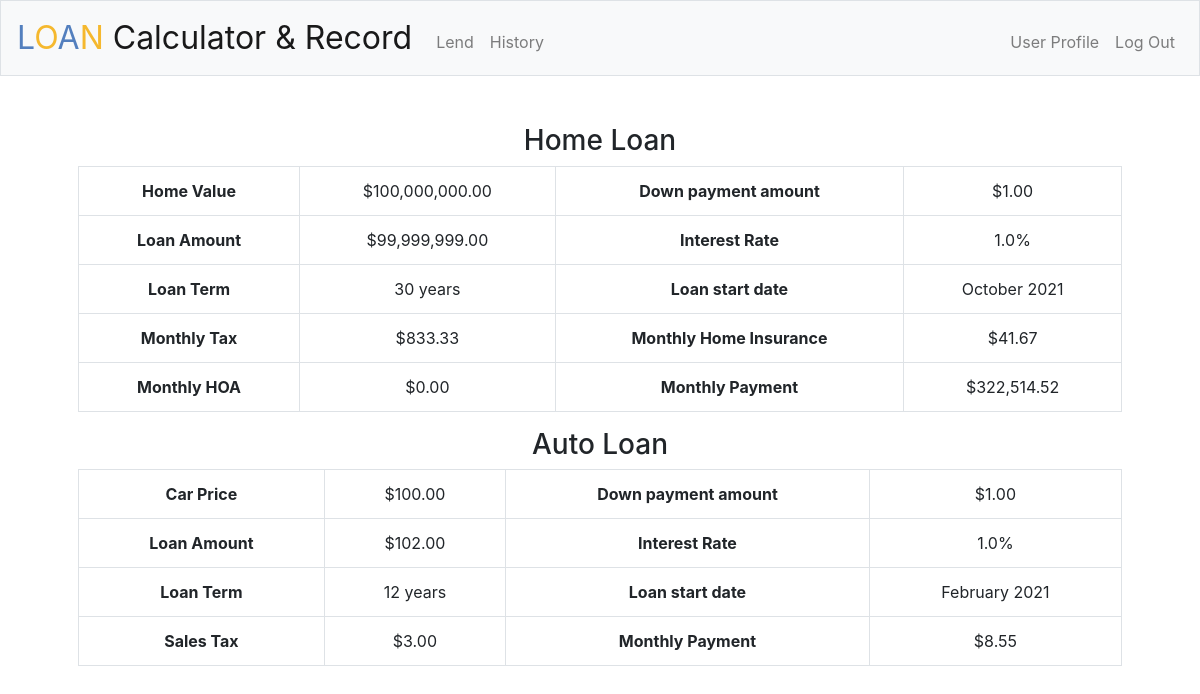
/ (signed in), run on the app's committed database.
### tables this page shows
CREATE TABLE 'mortgage' (home_value FLOAT NOT NULL,
down_payment FLOAT NOT NULL,
interest_rate FLOAT NOT NULL,
loan_term INTEGER NOT NULL,
start_date TEXT NOT NULL,'monthly_tax' FLOAT NOT NULL,'monthly_insurance' FLOAT NOT NULL,
monthly_HOA FLOAT NOT NULL,'monthly_payment' FLOAT NOT NULL, 'payoff_date'  text NOT NULL  , 'username'  text NOT NULL  , 'mortgage_id'  INTEGER PRIMARY KEY NOT NULL  , 'loan_amount' INTEGER NOT NULL DEFAULT 0);

CREATE TABLE 'auto_loan' (
car_price FLOAT NOT NULL,
down_payment FLOAT NOT NULL,
interest_rate FLOAT NOT NULL,
loan_term INTEGER NOT NULL,
start_date TEXT NOT NULL,
sales_tax FLOAT NOT NULL,
monthly_payment FLOAT NOT NULL,
payoff_date TEXT NOT NULL,
username TEXT NOT NULL,
car_loan_id INTEGER NOT NULL PRIMARY KEY, 'loan_amount' INTEGER NOT NULL DEFAULT 0);

### application.py (the view)
@app.route("/")
@login_required
def index():
    username = db.execute("SELECT username FROM users WHERE id = ?", session["user_id"])[0]["username"]
    home_loans = db.execute("SELECT * FROM mortgage WHERE username = ?", username)
    auto_loans = db.execute("SELECT * FROM auto_loan WHERE username = ?", username)
    return render_template("index.html", home_loans=home_loans, auto_loans=auto_loans)

### application.py (called while the page is built)
@app.after_request
def after_request(response):
    response.headers["Cache-Control"] = "no-cache, no-store, must-revalidate"
    response.headers["Expires"] = 0
    response.headers["Pragma"] = "no-cache"
    return response

### helpers.py (called while the page is built)
def login_required(f):
    @wraps(f)
    def decorated_function(*args, **kwargs):
        if session.get("user_id") is None:
            return redirect("/login")
        return f(*args, **kwargs)
    return decorated_function

def usd(value):
    return f"${value:,.2f}"

### templates/index.html (shortened to what this page needs)
{% extends "layout.html" %}
{% block main %}
    <h3>Home Loan</h3>
    <table class="table table-bordered border-primary">
        <tbody>
            <div class="container">
            {% for home_loan in home_loans %}
                <tr>
                    <th scope="row"><div class="col">Home Value</div></th>
                    <td><div class="col">{{ home_loan.home_value | usd }}</div></td>
                    <th scope="row"><div class="col">Down payment amount</div></th>
                    <td><div class="col">{{ home_loan.down_payment | usd }}</div></td>
                </tr>
                <tr>
                    <th><div class="col">Loan Amount</div></th>
                    <td><div class="col">{{ home_loan.loan_amount | usd }}</div></td>
                    <th><div class="col">Interest Rate</div></td>
                    <td><div class="col">{{ home_loan.interest_rate }}%</div></td>
                </tr>
                <tr>
                    <th><div class="col">Loan Term</div></th>
                    <td><div class="col">{{ home_loan.loan_term }} years</div></td>
                    <th><div class="col">Loan start date</div></th>
                    <td><div class="col">{{ home_loan.start_date }}</div></td>
                </tr>
                <tr>
                    <th><div class="col">Monthly Tax</div></th>
                    <td><div class="col">{{ home_loan.monthly_tax | usd }}</div></td>
                    <th><div class="col">Monthly Home Insurance</div></th>
                    <td><div class="col">{{ home_loan.monthly_insurance | usd }}</div></td>
                </tr>
                <tr>
                    <th><div class="col">Monthly HOA</div></th>
                    <td><div class="col">{{ home_loan.monthly_HOA | usd }}</div></td>
                    <th><div class="col">Monthly Payment</div></th>
                    <td><div class="col">{{ home_loan.monthly_payment | usd }}</div></td>
                </tr>
                </div>
            {% endfor %}
        </tbody>
    </table>
    <h3>Auto Loan</h3>
    <table class="table table-bordered border-primary">
        <tbody>
            <div class="container">
            {% for auto_loan in auto_loans %}
                <tr>
                    <th scope="row"><div class="col">Car Price</div></th>
                    <td><div class="col">{{ auto_loan.car_price | usd }}</div></td>
                    <th scope="row"><div class="col">Down payment amount</div></th>
                    <td><div class="col">{{ auto_loan.down_payment | usd }}</div></td>
                </tr>
                <tr>
                    <th><div class="col">Loan Amount</div></th>
                    <td><div class="col">{{ auto_loan.loan_amount | usd }}</div></td>
                    <th><div class="col">Interest Rate</div></td>
                    <td><div class="col">{{ auto_loan.interest_rate }}%</div></td>
                </tr>
                <tr>
                    <th><div class="col">Loan Term</div></th>
                    <td><div class="col">{{ auto_loan.loan_term }} years</div></td>
                    <th><div class="col">Loan start date</div></th>
                    <td><div class="col">{{ auto_loan.start_date }}</div></td>
                </tr>
                <tr>
                    <th><div class="col">Sales Tax</div></th>
                    <td><div class="col">{{ auto_loan.sales_tax | usd }}</div></td>
                    <th><div class="col">Monthly Payment</div></th>
                    <td><div class="col">{{ auto_loan.monthly_payment | usd }}</div></td>
                </tr>
                </div>
            {% endfor %}
        </tbody>
    </table>
{% endblock %}

### data on the page
mortgage: home_value "$100,000,000.00", down_payment "$1.00", loan_amount "$99,999,999.00", interest_rate "1.0", loan_term "30", start_date "October 2021", monthly_tax "$833.33", monthly_insurance "$41.67", monthly_HOA "$0.00", monthly_payment "$322,514.52"
auto_loan: car_price "$100.00", down_payment "$1.00", loan_amount "$102.00", interest_rate "1.0", loan_term "12", start_date "February 2021", sales_tax "$3.00", monthly_payment "$8.55"
